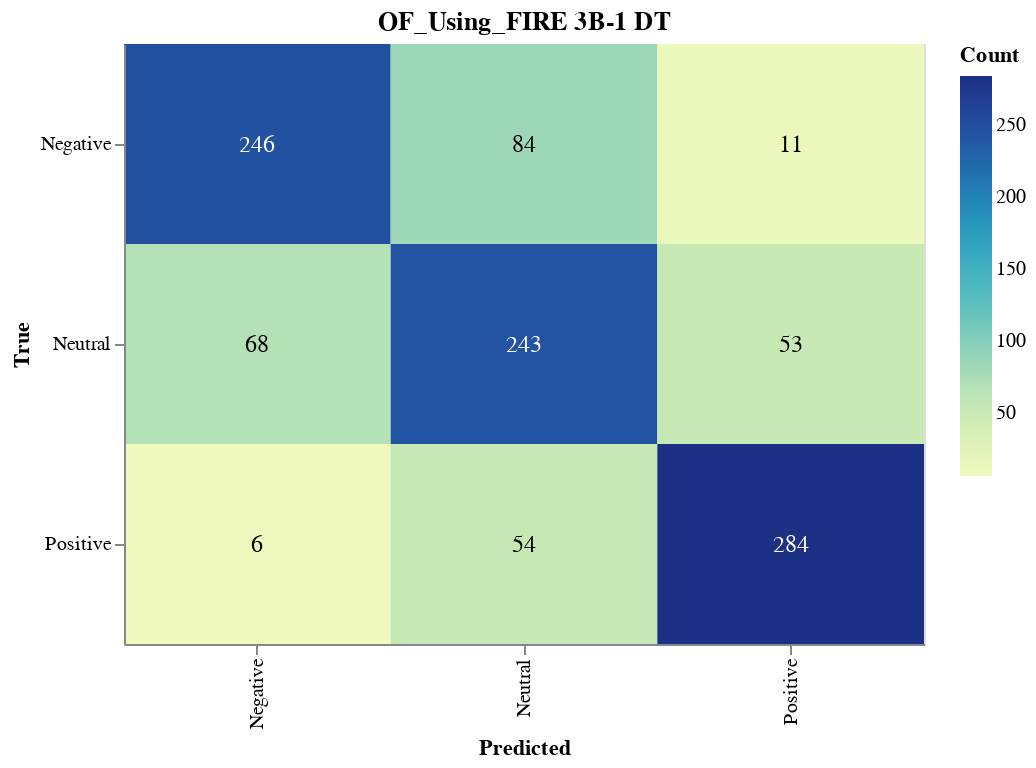

The notebook cell this image was saved under:
### Markdown cell above
#### Save Confusion Matrix

### Code cell
import altair as alt
import pandas as pd
from sklearn.metrics import confusion_matrix

# Calculate the confusion matrix
cm = confusion_matrix(true_labels, dt_validation_predictions)

# Define class names
class_names = ['Negative', 'Neutral', 'Positive']

# Convert confusion matrix to DataFrame
cm_df = pd.DataFrame(cm, index=class_names, columns=class_names).reset_index().melt(id_vars='index')
cm_df.columns = ['True', 'Predicted', 'Count']

# Ensure the order of categories
cm_df['True'] = pd.Categorical(cm_df['True'], categories=class_names, ordered=True)
cm_df['Predicted'] = pd.Categorical(cm_df['Predicted'], categories=class_names, ordered=True)

# Create the Altair plot
heatmap = alt.Chart(cm_df).mark_rect().encode(
    x=alt.X('Predicted:O', sort=class_names),
    y=alt.Y('True:O', sort=class_names),
    color='Count:Q',
    tooltip=['True', 'Predicted', 'Count']
).properties(
    width=400,
    height=300,
    title='OF_Using_FIRE 3B-1 DT'
)

# Add text labels
text = heatmap.mark_text(
    align='center',
    baseline='middle',
    fontSize=12
).encode(
    text='Count:Q',
    color=alt.condition(
        alt.datum.Count > cm.max() / 2,
        alt.value('white'),
        alt.value('black')
    )
)

# Combine heatmap and text
final_chart = heatmap + text

# Display the plot
final_chart.show()

### Figure 1 — Vega-Lite specification as saved in the notebook (floating-point values rounded to 4 significant figures)
{"config": {"view": {"continuousWidth": 300, "continuousHeight": 300}}, "layer": [{"mark": {"type": "rect"}, "encoding": {"color": {"field": "Count", "type": "quantitative"}, "tooltip": [{"field": "True", "type": "ordinal"}, {"field": "Predicted", "type": "ordinal"}, {"field": "Count", "type": "quantitative"}], "x": {"field": "Predicted", "sort": ["Negative", "Neutral", "Positive"], "type": "ordinal"}, "y": {"field": "True", "sort": ["Negative", "Neutral", "Positive"], "type": "ordinal"}}, "title": "OF_Using_FIRE 3B-1 DT"}, {"mark": {"type": "text", "align": "center", "baseline": "middle", "fontSize": 12}, "encoding": {"color": {"condition": {"test": "(datum.Count > 142.0)", "value": "white"}, "value": "black"}, "text": {"field": "Count", "type": "quantitative"}, "tooltip": [{"field": "True", "type": "ordinal"}, {"field": "Predicted", "type": "ordinal"}, {"field": "Count", "type": "quantitative"}], "x": {"field": "Predicted", "sort": ["Negative", "Neutral", "Positive"], "type": "ordinal"}, "y": {"field": "True", "sort": ["Negative", "Neutral", "Positive"], "type": "ordinal"}}, "title": "OF_Using_FIRE 3B-1 DT"}], "data": {"name": "data-2e4f55c3652650d9056439fe10c2ee00"}, "height": 300, "width": 400, "$schema": "https://vega.github.io/schema/vega-lite/v5.17.0.json", "datasets": {"data-2e4f55c3652650d9056439fe10c2ee00": [{"True": "Negative", "Predicted": "Negative", "Count": 246}, {"True": "Neutral", "Predicted": "Negative", "Count": 68}, {"True": "Positive", "Predicted": "Negative", "Count": 6}, {"True": "Negative", "Predicted": "Neutral", "Count": 84}, {"True": "Neutral", "Predicted": "Neutral", "Count": 243}, {"True": "Positive", "Predicted": "Neutral", "Count": 54}, {"True": "Negative", "Predicted": "Positive", "Count": 11}, {"True": "Neutral", "Predicted": "Positive", "Count": 53}, {"True": "Positive", "Predicted": "Positive", "Count": 284}]}}
